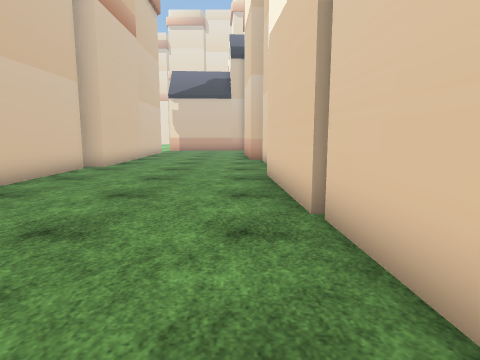
[1] (above)

13 first-person views from a walk through a scene from a Unity 3-D project. The camera is 1.2 m above the floor, tilts 8° down and sees 75° across. The floor is counted in squares, 1 m on a side. Each view is taken from the middle of a square. On the plan, view 1 faces up. The plan holds only what a view shows up to about 13 squares ahead; the rest is blank. The place goes on beyond the plan. The player character is not drawn. Some surface patterns are stand-ins.

[2]
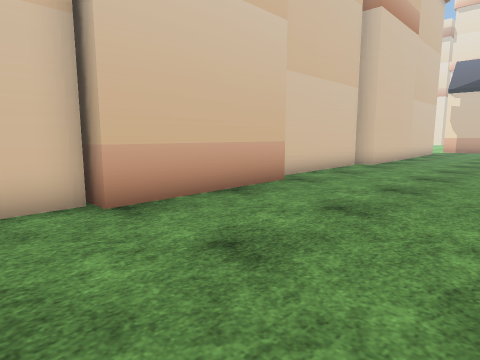

[3]
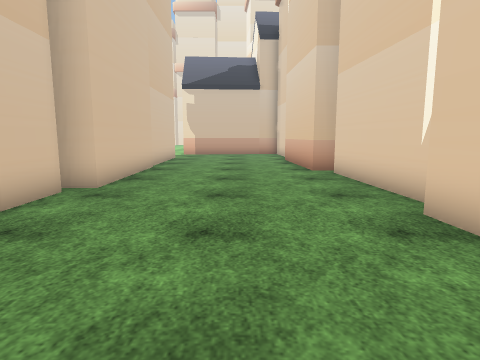

[4]
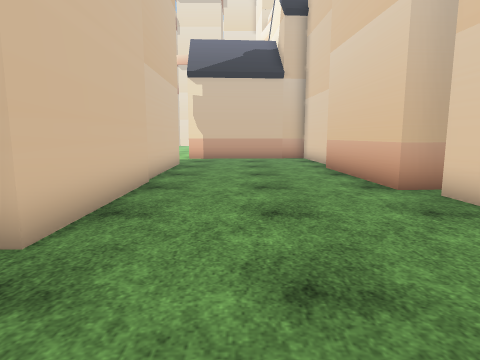

[5]
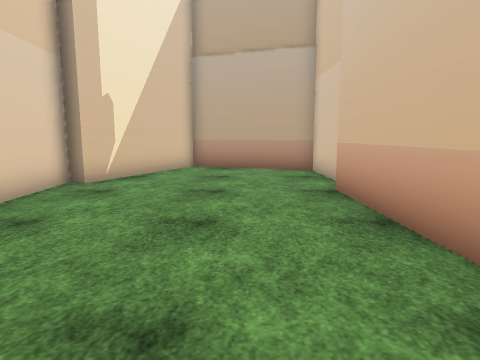

[6]
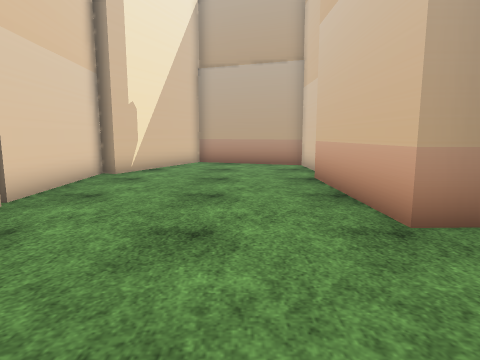

[7]
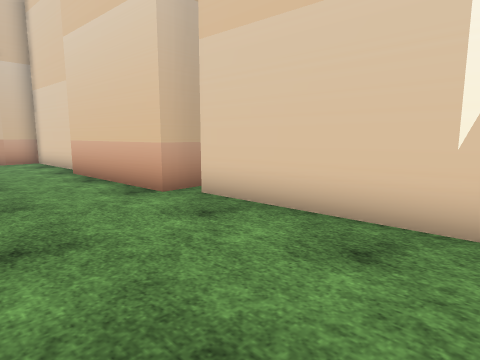

[8]
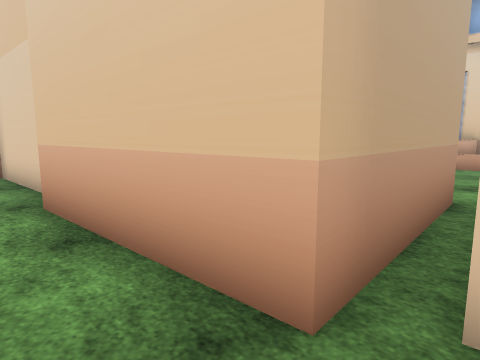

[9]
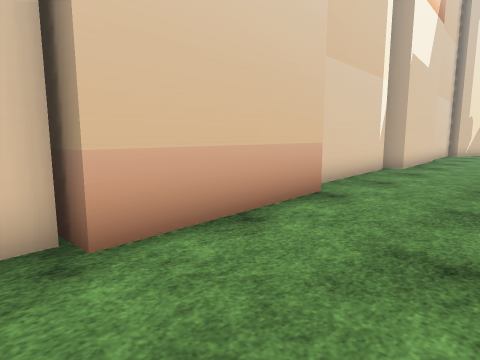

[10]
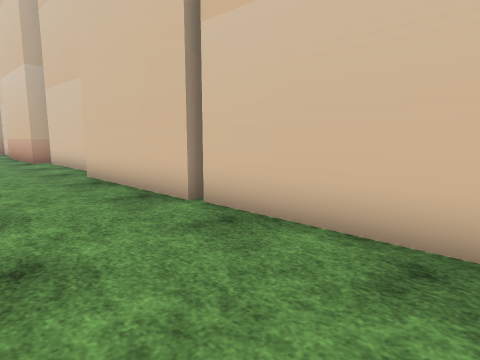

[11]
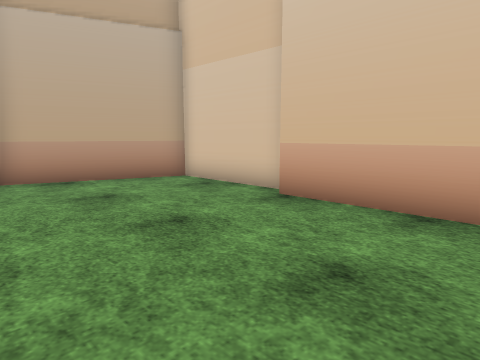

[12]
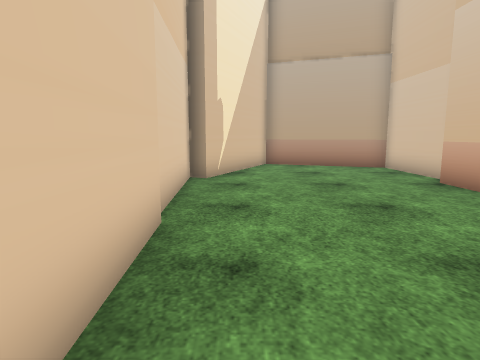

[13]
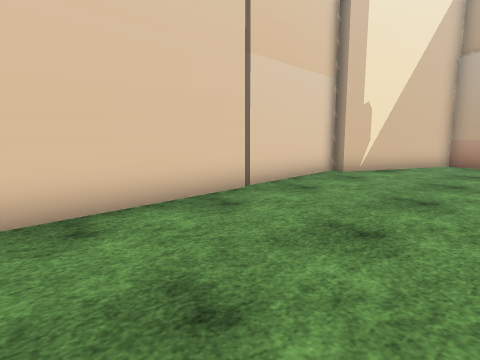

### Floor plan
Points are (right, up) in squares from view 1. A wall is a line through its corners. A room is listed if a view was taken in it or the views show most of it. See-through windows are left out.
Room 1 (views 1, 2, 3, 4, 5, 6, 7, 8, 9, 10, 11, 12, 13)
walls: (1.4, 10.2) (1.1, 15.3); (-5.8, 11.7) (-5.7, 6.7); (-6.2, 6) (-5.2, 6) (-5.2, 1) (-6, 1); (1.1, 4.7) (0.9, 9.7); (0.5, 15.9) (0.3, 20.9) (1.2, 21); (-5.4, 17.2) (-5.3, 12.2) (-6.2, 12.2); (-5.6, 1) (-5.6, -2.9); (1.4, -0.1) (1.2, 4.4); (0.8, 21.1) (0.7, 22.6); (-5.5, 22.1) (-5.4, 17.5); (-1.1, -4.6) (1, 0.1)
ways out: gap at (1, 16)

Positions as (right, up) in squares from view 1, and headings:
1: (0, 0), facing up
2: (0, -1), facing up-left
3: (-2, 5), facing up
4: (-3, 9), facing up
5: (-3, 8), facing down
6: (-3, 10), facing down
7: (-3, 10), facing up-right
8: (-1, 15), facing up-right
9: (-3, 22), facing down-right
10: (-2, 22), facing down-left
11: (0, 5), facing down-left
12: (0, 9), facing down
13: (-4, 10), facing down-right
